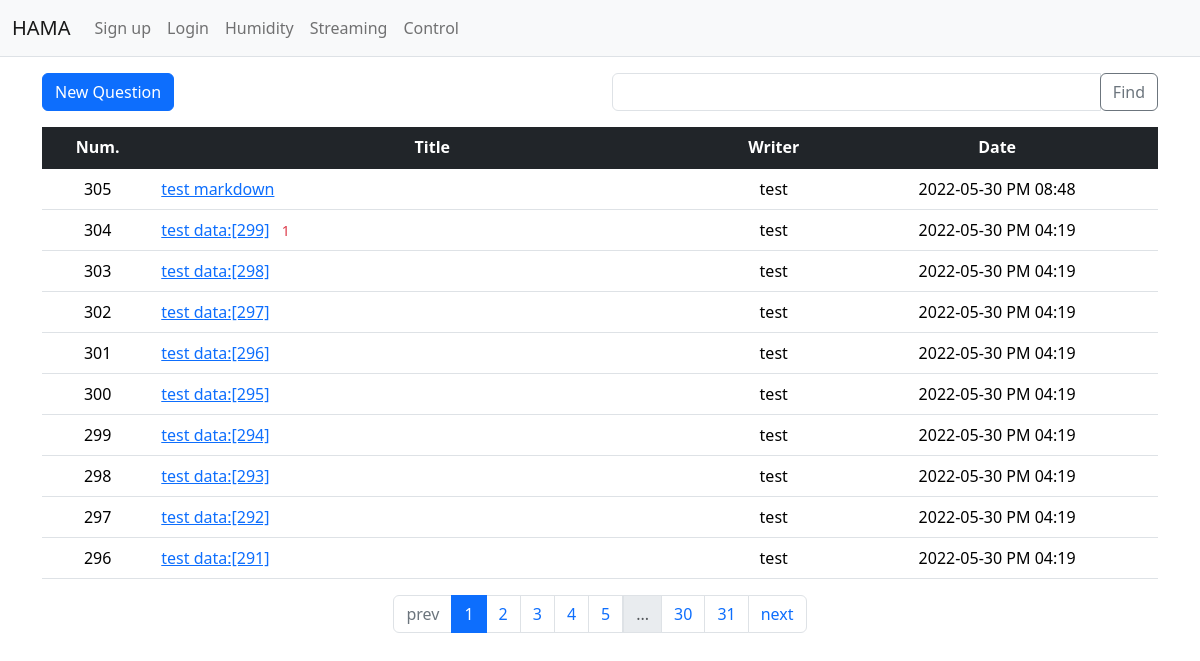
Page /question/list/ on the committed database.
### app/models.py (models this page shows)
class Question(db.Model):
	id = db.Column(db.Integer, primary_key=True)
	subject = db.Column(db.String(200), nullable=False)
	content = db.Column(db.Text(), nullable=False)
	create_date = db.Column(db.DateTime(), nullable=False)
	user_id = db.Column(db.Integer, db.ForeignKey('user.id', ondelete='CASCADE'), nullable=False)
	user = db.relationship('User', backref=db.backref('question_set'))
	modify_date = db.Column(db.DateTime(), nullable=True)
	voter = db.relationship('User', secondary=question_voter, backref=db.backref('question_voter_set'))

class User(db.Model):
    id = db.Column(db.Integer, primary_key=True)
    username = db.Column(db.String(150), unique=True, nullable=False)
    password = db.Column(db.String(200), nullable=False)
    email = db.Column(db.String(120), unique=True, nullable=False)

### app/views/question_views.py (the view, shortened to what this page needs)
@bp.route('/list/')
def _list():
    page = request.args.get('page', type=int, default=1)
    kw = request.args.get('kw', type=str, default='')
    question_list = Question.query.order_by(Question.create_date.desc())
    question_list = question_list.paginate(page, per_page=10)
    return render_template('question/question_list.html', question_list=question_list, page=page, kw=kw)

### app/filter.py (called while the page is built)
def format_datetime(value, fmt='%Y-%m-%d %p %I:%M'):
    return value.strftime(fmt)

### app/views/auth_views.py (called while the page is built)
@bp.before_app_request
def load_logged_in_user():
    user_id = session.get('user_id')
    if user_id is None:
        g.user = None
    else:
        g.user = User.query.get(user_id)

### app/templates/question/question_list.html (shortened to what this page needs)
{% extends 'base.html' %}
{% block content %}
<div class="container my-3">
	<div class="row my-3">
		<div class="col-6">
			<a href="{{ url_for('question.create') }}" class="btn btn-primary">New Question</a>
		</div>
        <div class="col-6">
            <div class="input-group">
                <input type="text" id="search_kw" class="form-control" value="{{ kw or '' }}">
                <div class="input-group-append">
                    <button class="btn btn-outline-secondary" type="button" id="btn_search">Find</button>
                </div>
            </div>
        </div>
    </div>
		<table class="table">
			<thead>
				<tr class="text-center table-dark">
					<th>Num.</th>
					<th style="width:50%">Title</th>
					<th>Writer</th>
					<th>Date</th>
				</tr>
			</thead>
			<tbody>
				{% if question_list %}
				{% for question in question_list.items %}
				<tr class="text-center">
					<td>{{ question_list.total - ((question_list.page-1) * question_list.per_page) - loop.index0 }}</td>
					<td class="text-start">
						<a href="{{ url_for('question.detail', question_id=question.id) }}">{{ question.subject }}</a>
						 {% if question.answer_set|length > 0 %}
						<span class="text-danger small mx-2">{{ question.answer_set|length }}</span>
						{% endif %}
					</td>
					<td>{{ question.user.username }}</td>
					<td>{{ question.create_date|datetime }}</td>
				</tr>
				{% endfor %}
				{% else %}
				<tr>
					<td colspan="3"> No Question </td>
				</tr>
				{% endif %}
			</tbody>
		</table>
    <ul class="pagination justify-content-center">
        {% if question_list.has_prev %}
        <li class="page-item">
		<a class="page-link" data-page="{{ question_list.prev_num }}" href="javascript:void(0)">prev</a>
        </li>
        {% else %}
        <li class="page-item disabled">
		<a class="page-link" tabindex="-1" aria-disabled="true" href="javascript:void(0)">prev</a>
        </li>
        {% endif %}
        {% for page_num in question_list.iter_pages() %}
        {% if page_num %}
        {% if page_num != question_list.page %}
        <li class="page-item">
		<a class="page-link" data-page="{{ page_num }}" href="javascript:void(0)">{{ page_num }}</a>
        </li>
        {% else %}
        <li class="page-item active" aria-current="page">
            <a class="page-link" href="javascript:void(0)">{{ page_num }}</a>
        </li>
        {% endif %}
        {% else %}
        <li class="disabled">
            <a class="page-link" href="javascript:void(0)">...</a>
        </li>
        {% endif %}
        {% endfor %}
        {% if question_list.has_next %}
        <li class="page-item">
            <a class="page-link" data-page="{{ question_list.next_num }}" href="javascript:void(0)">next</a>
        </li>
        {% else %}
        <li class="page-item disabled">
            <a class="page-link" tabindex="-1" aria-disabled="true" href="javascript:void(0)">next</a>
        </li>
        {% endif %}
    </ul>
</div>
{% endblock %}

### rows in the picture
Question: id "305", subject "test markdown", user.username "test", create_date "2022-05-30 PM 08:48"
Question: id "304", subject "test data:[299]", answer_set|length "1", user.username "test", create_date "2022-05-30 PM 04:19"
Question: id "303", subject "test data:[298]", user.username "test", create_date "2022-05-30 PM 04:19"
Question: id "302", subject "test data:[297]", user.username "test", create_date "2022-05-30 PM 04:19"
Question: id "301", subject "test data:[296]", user.username "test", create_date "2022-05-30 PM 04:19"
Question: id "300", subject "test data:[295]", user.username "test", create_date "2022-05-30 PM 04:19"
Question: id "299", subject "test data:[294]", user.username "test", create_date "2022-05-30 PM 04:19"
Question: id "298", subject "test data:[293]", user.username "test", create_date "2022-05-30 PM 04:19"
Question: id "297", subject "test data:[292]", user.username "test", create_date "2022-05-30 PM 04:19"
Question: id "296", subject "test data:[291]", user.username "test", create_date "2022-05-30 PM 04:19"

### other values in the picture
{{ page_num }} "1"
{{ page_num }} "2" "3" "4" "5" "30" "31"
